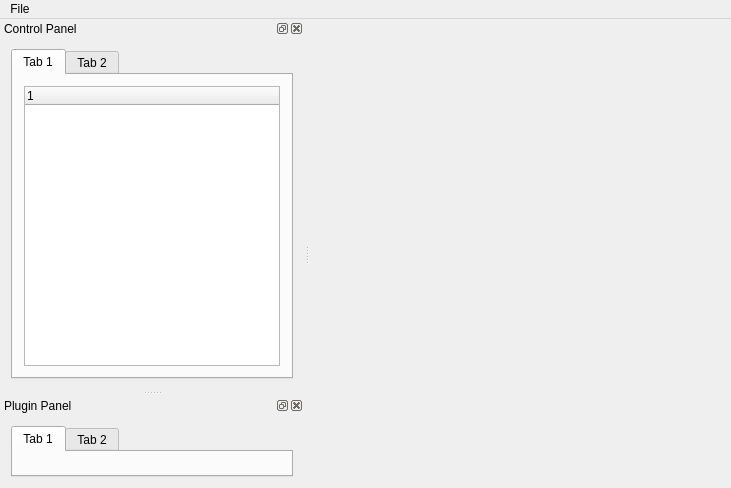
<?xml version="1.0" encoding="UTF-8"?>
<ui version="4.0">
 <class>MainWindow</class>
 <widget class="QMainWindow" name="MainWindow">
  <property name="geometry">
   <rect>
    <x>0</x>
    <y>0</y>
    <width>731</width>
    <height>488</height>
   </rect>
  </property>
  <property name="windowTitle">
   <string>MainWindow</string>
  </property>
  <widget class="Viewer" name="MainViewer">
   <layout class="QGridLayout" name="gridLayout"/>
  </widget>
  <widget class="QMenuBar" name="menuBar">
   <property name="geometry">
    <rect>
     <x>0</x>
     <y>0</y>
     <width>731</width>
     <height>29</height>
    </rect>
   </property>
   <widget class="QMenu" name="menuFile">
    <property name="title">
     <string>File</string>
    </property>
    <addaction name="actionLoad_mesh"/>
   </widget>
   <addaction name="menuFile"/>
  </widget>
  <widget class="QDockWidget" name="ControlPanel">
   <property name="sizePolicy">
    <sizepolicy hsizetype="Expanding" vsizetype="Expanding">
     <horstretch>0</horstretch>
     <verstretch>0</verstretch>
    </sizepolicy>
   </property>
   <property name="minimumSize">
    <size>
     <width>300</width>
     <height>183</height>
    </size>
   </property>
   <property name="windowTitle">
    <string>Control Panel</string>
   </property>
   <attribute name="dockWidgetArea">
    <number>1</number>
   </attribute>
   <widget class="QWidget" name="dockWidgetContents_2">
    <property name="sizePolicy">
     <sizepolicy hsizetype="Expanding" vsizetype="Expanding">
      <horstretch>0</horstretch>
      <verstretch>0</verstretch>
     </sizepolicy>
    </property>
    <layout class="QVBoxLayout" name="verticalLayout_4">
     <item>
      <widget class="QTabWidget" name="tabWidget">
       <property name="currentIndex">
        <number>0</number>
       </property>
       <widget class="QWidget" name="tab">
        <property name="sizePolicy">
         <sizepolicy hsizetype="Expanding" vsizetype="Expanding">
          <horstretch>0</horstretch>
          <verstretch>0</verstretch>
         </sizepolicy>
        </property>
        <attribute name="title">
         <string>Tab 1</string>
        </attribute>
        <layout class="QVBoxLayout" name="verticalLayout">
         <item>
          <widget class="QTreeWidget" name="MeshLists">
           <column>
            <property name="text">
             <string notr="true">1</string>
            </property>
           </column>
          </widget>
         </item>
        </layout>
       </widget>
       <widget class="QWidget" name="tab_2">
        <property name="sizePolicy">
         <sizepolicy hsizetype="Expanding" vsizetype="Expanding">
          <horstretch>0</horstretch>
          <verstretch>0</verstretch>
         </sizepolicy>
        </property>
        <attribute name="title">
         <string>Tab 2</string>
        </attribute>
        <layout class="QVBoxLayout" name="verticalLayout_2">
         <item>
          <widget class="QTextEdit" name="logWindow">
           <property name="sizePolicy">
            <sizepolicy hsizetype="Expanding" vsizetype="Expanding">
             <horstretch>0</horstretch>
             <verstretch>0</verstretch>
            </sizepolicy>
           </property>
          </widget>
         </item>
        </layout>
       </widget>
      </widget>
     </item>
    </layout>
   </widget>
  </widget>
  <widget class="QDockWidget" name="PluginPanel">
   <property name="sizePolicy">
    <sizepolicy hsizetype="Expanding" vsizetype="Expanding">
     <horstretch>0</horstretch>
     <verstretch>0</verstretch>
    </sizepolicy>
   </property>
   <property name="windowTitle">
    <string>Plugin Panel</string>
   </property>
   <attribute name="dockWidgetArea">
    <number>1</number>
   </attribute>
   <widget class="QWidget" name="dockWidgetContents">
    <layout class="QVBoxLayout" name="verticalLayout_3">
     <item>
      <widget class="QTabWidget" name="tabWidget_2">
       <widget class="QWidget" name="tab_3">
        <attribute name="title">
         <string>Tab 1</string>
        </attribute>
       </widget>
       <widget class="QWidget" name="tab_4">
        <attribute name="title">
         <string>Tab 2</string>
        </attribute>
       </widget>
      </widget>
     </item>
    </layout>
   </widget>
  </widget>
  <action name="actionLoad_mesh">
   <property name="text">
    <string>Load mesh</string>
   </property>
  </action>
 </widget>
 <layoutdefault spacing="6" margin="11"/>
 <customwidgets>
  <customwidget>
   <class>Viewer</class>
   <extends>QWidget</extends>
   <header>Viewer.h</header>
   <container>1</container>
  </customwidget>
 </customwidgets>
 <resources/>
 <connections/>
</ui>
